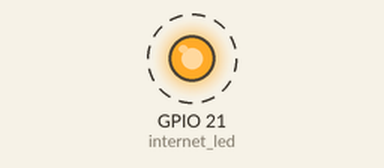
Simulated run of this program. Board: Raspberry Pi (BCM pin numbers). Shown: output pins drawn as LEDs (lit = HIGH). Dashed ring = blinking. At 6.0 s the program stops and its outputs stay as they are.

Above: at 0.1 s.
Timing chart, 0 to 3.0 s (numbered marks = the images above):
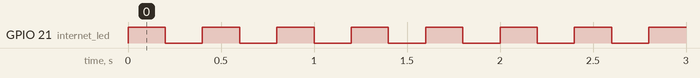

Measured:
- by itself, GPIO 21 (internet_led): alternates HIGH for 0.20 s and LOW for 0.20 s, 30 changes in all, then stays LOW

The program:

run-before-shutdown.py
```python
import RPi.GPIO as GPIO
import time
import atexit

internet_led=21

GPIO.setmode(GPIO.BCM)
GPIO.setwarnings(False)
GPIO.setup(internet_led,GPIO.OUT)
for i in range(15):
	GPIO.output(internet_led,GPIO.HIGH)
	time.sleep(.2)

	GPIO.output(internet_led,GPIO.LOW)
	time.sleep(.2)
```
